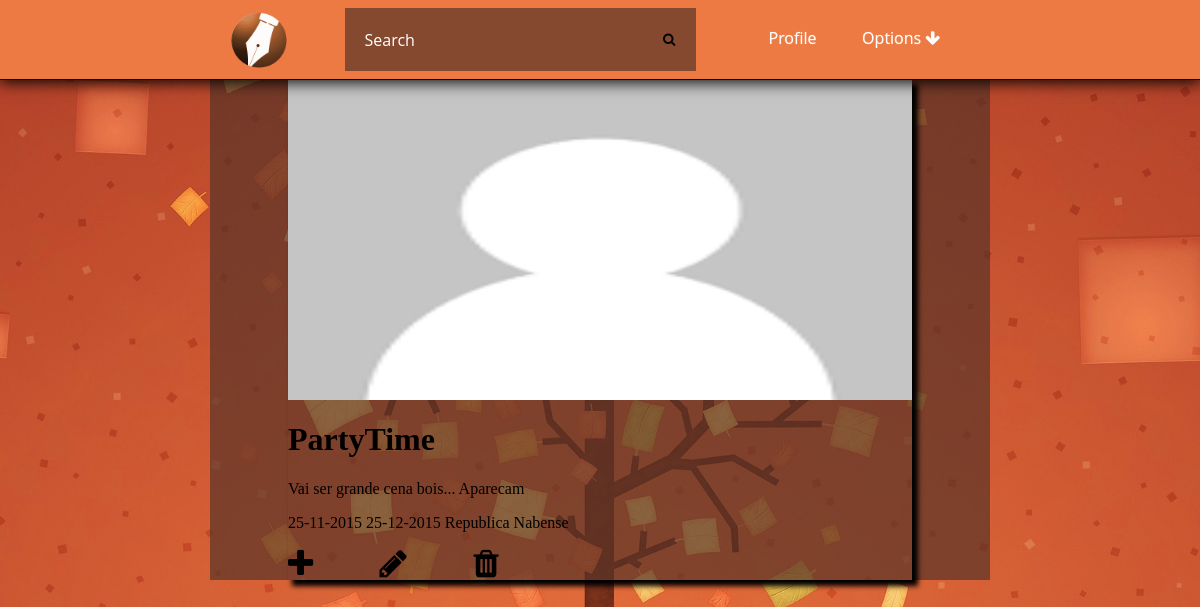
Page /event.php?id=1 (signed in) on the committed database.
### tables this page shows
CREATE TABLE Event(
	idEvent INTEGER PRIMARY KEY,
	nameEvent TEXT NOT NULL,
	creationDate DATE NOT NULL,
	endDate DATE NOT NULL,
	local TEXT NOT NULL,
	public BOOLEAN,
	type TEXT,
	description TEXT,
	hour TEXT,
	idPhoto INTEGER REFERENCES Photo(idPhoto),
	idOwner INTEGER REFERENCES User(idUser)
);

### databaseConnection.php (called while the page is built, shortened)
<?php
function getEvent($id){
    $db = new PDO('sqlite:event.db');
    $stmt=$db->prepare("SELECT * FROM Event WHERE idEvent=:id");
    $stmt->bindParam(':id',$id,PDO::PARAM_INT);
	$stmt->execute();
	$result = $stmt->fetchAll();
    return $result[0];
}
function hasAccess($id){
    $db = new PDO('sqlite:event.db');
    $stmt=$db->prepare("SELECT * FROM UserEvent WHERE idUser=:id AND idEvent=:idEvent");
    $stmt->bindParam(':id',$_SESSION["userId"],PDO::PARAM_INT);
    $stmt->bindParam(':idEvent',$id,PDO::PARAM_INT);
	$stmt->execute();
	$result = $stmt->fetchAll();
    if(count($result)>0){
        return true;
    }else return false;
}
?>

### event.php (the view, shortened to what this page needs)
<?php
	require_once('header.php');
	if(!isset($_GET["id"]) ){
		echo "404";
	}else if(!hasAccess($_GET["id"])){
			echo "404";
	}else{
		$result=getEvent($_GET["id"]);?>
	<div class="cardEventPage" id="event<?php echo $result['idEvent']?>">
		<div class="imgContainerPage">
			<img src="static/user/userDefault.png" />
		</div>
		<div id="eventInfo">
			<div>
				<h1><?php echo $result['nameEvent'] ?></h1>
			<div>
				<p>
					<?php echo $result['description'] ?>
				</p>
				<p>
					<?php echo $result['creationDate']." ".$result['endDate']." ".$result['local'] ?>
				</p>
			</div>
		</div>
		<div class="options">
				<i id="addUser" class="fa fa-plus fa-2x"></i>
				<i id="editEvent" class="fa fa-pencil fa-2x"></i>
				<i id="deleteEvent" class="fa fa-trash fa-2x"></i>
			</div>
		</div>
	</div>
	<?php }
			require_once('footer.php');
			?>

### css/eventManager.css (style rules this page uses)
html { background-image: url('\../static/website/background.jpg'); background-attachment: fixed; background-position:center center; background-size:cover; display: block; box-sizing: border-box; }
body { width: 65%; margin:0 auto; background-color: rgba(88, 52, 40, 0.69); background-size: contain; background-attachment: fixed; margin-top: 5em; height: 100%; box-sizing: border-box; display: block; }
i#addUser { margin-right: 10%; }
i#editEvent { margin-right: 10%; }
i#deleteEvent { cursor:pointer; }
.imgContainerPage { width: 100%; height: 20em; }
div#event1 { box-sizing: content-box; width: 80%; margin: 0 auto; box-shadow: 5px 5px 5px 1px; }
.imgContainerPage img { width: 100%; height: 100%; }

### rows in the picture
event: nameEvent "PartyTime", description "Vai ser grande cena bois... Aparecam", creationDate "25-11-2015", endDate "25-12-2015", local "Republica Nabense"
